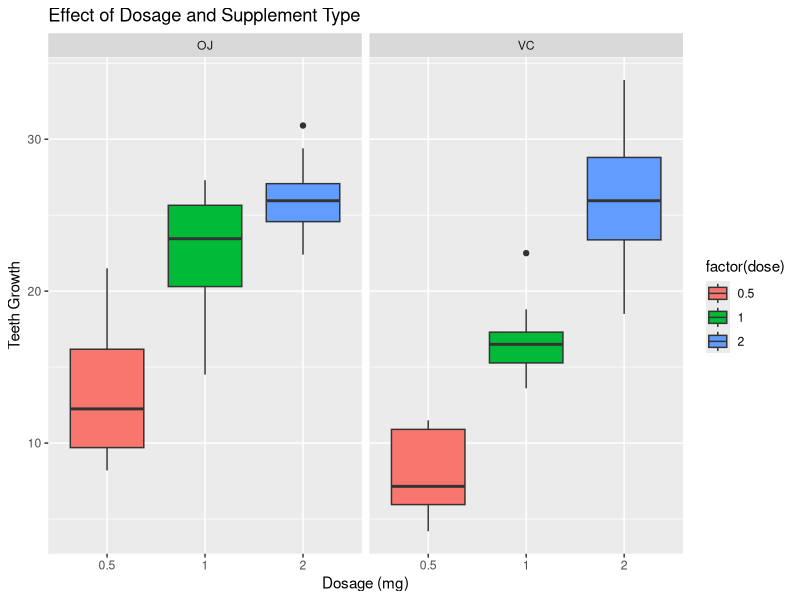

Write R code to recreate this figure. (Note: this script raises an error after producing the figure.)
## ---- chunk 1
#setting working directory
setwd("C:/Data/devtools/Git/StatsInfer_PeerAssessment1")
#loading datasets & packages
library(datasets)
library(ggplot2)

#loading data
data(ToothGrowth)
#getting data to a variable
tdata <- ToothGrowth
## ---- chunk 2
dim(tdata)
#tooth data
head(tdata)
#data stats (rows and columns)
str(tdata)
## ---- chunk 3
tdata$dose <- as.factor(tdata$dose)
table(tdata$supp, tdata$dose)
mean(tdata$len)
sd(tdata$len)
## ---- chunk 4
plot <- ggplot(ToothGrowth, 
               aes(x=factor(dose),y=len,fill=factor(dose)))
plot + geom_boxplot(notch=F) + facet_grid(.~supp) +
     scale_x_discrete("Dosage (mg)") +   
     scale_y_continuous("Teeth Growth") +  
     ggtitle("Effect of Dosage and Supplement Type")
## ---- chunk 5
supp.t1 <- t.test(len~supp, paired=F, var.equal=T, data=tdata)
supp.t2 <- t.test(len~supp, paired=F, var.equal=F, data=tdata)
supp.result <- data.frame("p-value"=c(supp.t1$p.value, supp.t2$p.value),
                          "Conf-Low"=c(supp.t1$conf[1],supp.t2$conf[1]),
                          "Conf-High"=c(supp.t1$conf[2],supp.t2$conf[2]),
                          row.names=c("Equal Var","Unequal Var"))
supp.result
